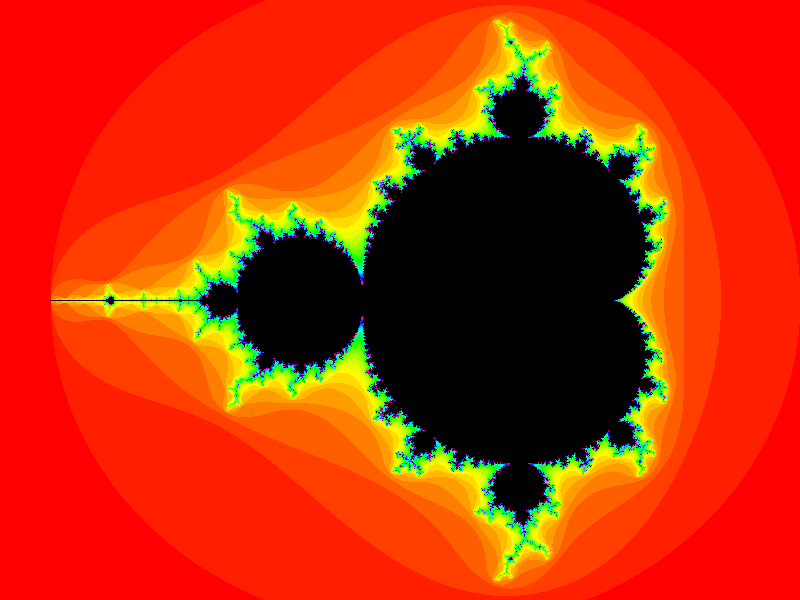

Source code (Python):
"""
https://en.wikipedia.org/wiki/Mandelbrot_set

The Mandelbrot set is the set of complex numbers "c" for which the series
"z_(n+1) = z_n * z_n + c" does not diverge, i.e. remains bounded. Thus, a
complex number "c" is a member of the Mandelbrot set if, when starting with
"z_0 = 0" and applying the iteration repeatedly, the absolute value of
"z_n" remains bounded for all "n > 0". Complex numbers can be written as
"a + b*i": "a" is the real component, usually drawn on the x-axis, and "b*i"
is the imaginary component, usually drawn on the y-axis. Most visualizations
of the Mandelbrot set use a color-coding to indicate after how many steps in
the series the numbers outside the set diverge. Images of the Mandelbrot set
exhibit an elaborate and infinitely complicated boundary that reveals
progressively ever-finer recursive detail at increasing magnifications, making
the boundary of the Mandelbrot set a fractal curve.
(description adapted from https://en.wikipedia.org/wiki/Mandelbrot_set )
(see also https://en.wikipedia.org/wiki/Plotting_algorithms_for_the_Mandelbrot_set )
"""


import colorsys

from PIL import Image  # type: ignore


def get_distance(x: float, y: float, max_step: int) -> float:
    """
    Return the relative distance (= step/max_step) after which the complex number
    constituted by this x-y-pair diverges. Members of the Mandelbrot set do not
    diverge so their distance is 1.

    >>> get_distance(0, 0, 50)
    1.0
    >>> get_distance(0.5, 0.5, 50)
    0.061224489795918366
    >>> get_distance(2, 0, 50)
    0.0
    """
    a = x
    b = y
    for step in range(max_step):  # noqa: B007
        a_new = a * a - b * b + x
        b = 2 * a * b + y
        a = a_new

        # divergence happens for all complex number with an absolute value
        # greater than 4
        if a * a + b * b > 4:
            break
    return step / (max_step - 1)


def get_black_and_white_rgb(distance: float) -> tuple:
    """
    Black&white color-coding that ignores the relative distance. The Mandelbrot
    set is black, everything else is white.

    >>> get_black_and_white_rgb(0)                         # white
    (255, 255, 255)
    >>> get_black_and_white_rgb(0.5)                       # white
    (255, 255, 255)
    >>> get_black_and_white_rgb(1)                         # black
    (0, 0, 0)
    """
    if distance == 1:
        return (0, 0, 0)
    else:
        return (255, 255, 255)


def get_color_coded_rgb(distance: float) -> tuple:
    """
    Color-coding taking the relative distance into account. The Mandelbrot set
    is black.

    >>> get_color_coded_rgb(0)                             # red
    (255, 0, 0)
    >>> get_color_coded_rgb(0.5)                           # cyan
    (0, 255, 255)
    >>> get_color_coded_rgb(1)                             # black
    (0, 0, 0)
    """
    if distance == 1:
        return (0, 0, 0)
    else:
        return tuple(round(i * 255) for i in colorsys.hsv_to_rgb(distance, 1, 1))


def get_image(
    image_width: int = 800,
    image_height: int = 600,
    figure_center_x: float = -0.6,
    figure_center_y: float = 0,
    figure_width: float = 3.2,
    max_step: int = 50,
    use_distance_color_coding: bool = True,
) -> Image.Image:
    """
    Function to generate the image of the Mandelbrot set. Two types of coordinates
    are used: image-coordinates that refer to the pixels and figure-coordinates
    that refer to the complex numbers inside and outside the Mandelbrot set. The
    figure-coordinates in the arguments of this function determine which section
    of the Mandelbrot set is viewed. The main area of the Mandelbrot set is
    roughly between "-1.5 < x < 0.5" and "-1 < y < 1" in the figure-coordinates.

    Commenting out tests that slow down pytest...
    # 13.35s call     fractals/mandelbrot.py::mandelbrot.get_image
    # >>> get_image().load()[0,0]
    (255, 0, 0)
    # >>> get_image(use_distance_color_coding = False).load()[0,0]
    (255, 255, 255)
    """
    img = Image.new("RGB", (image_width, image_height))
    pixels = img.load()

    figure_height = figure_width / image_width * image_height
    # loop through the image-coordinates
    for image_x in range(image_width):
        for image_y in range(image_height):
            # determine the figure-coordinates based on the image-coordinates
            figure_x = figure_center_x + (image_x / image_width - 0.5) * figure_width
            figure_y = figure_center_y + (image_y / image_height - 0.5) * figure_height

            distance = get_distance(figure_x, figure_y, max_step)
            print(f"distance: {distance}")

            # color the corresponding pixel based on the selected coloring-function
            if use_distance_color_coding:
                pixels[image_x, image_y] = get_color_coded_rgb(distance)
            else:
                pixels[image_x, image_y] = get_black_and_white_rgb(distance)

    return img


if __name__ == "__main__":
    import doctest

    doctest.testmod()

    # colored version, full figure
    img = get_image()

    # uncomment for colored version, different section, zoomed in
    # img = get_image(figure_center_x = -0.6, figure_center_y = -0.4,
    # figure_width = 0.8)

    # uncomment for black and white version, full figure
    # img = get_image(use_distance_color_coding = False)

    # uncomment to save the image
    img.save("mandelbrot.png")

#   img.show()
